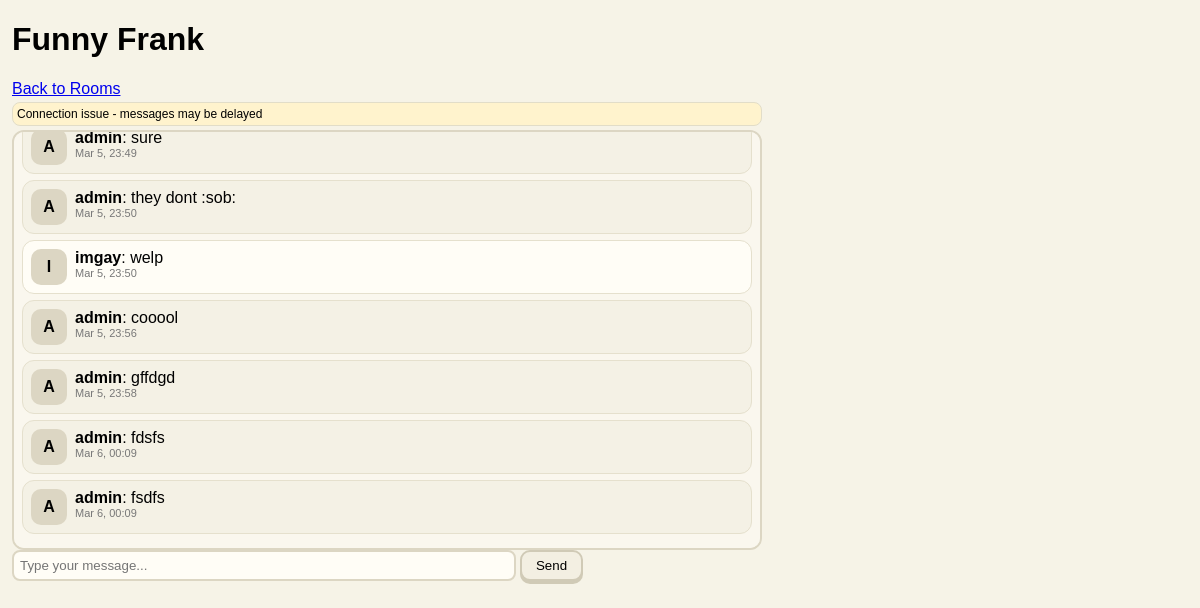
The page /chat/2/ (signed in) on the database its author committed.
### core/models.py (models this page shows, shortened)
class ChatRoom(models.Model):
    name = models.CharField(max_length=100)
    description = models.TextField(blank=True)
    created_at = models.DateTimeField(auto_now_add=True)
    created_by = models.ForeignKey(User, on_delete=models.CASCADE)

class Message(models.Model):
    room = models.ForeignKey(ChatRoom, on_delete=models.CASCADE)
    user = models.ForeignKey(User, on_delete=models.CASCADE)
    content = models.TextField()
    timestamp = models.DateTimeField(auto_now_add=True)

### core/views.py (the view)
# urls.py: path('chat/<int:room_id>/', views.chat_room, name='chat_room'),
@login_required
def chat_room(request, room_id):
    room = get_object_or_404(ChatRoom, id=room_id)
    messages_list = Message.objects.filter(room=room).order_by('-timestamp')[:50][::-1]
    return render(request, 'chat_room.html', {'room': room, 'messages': messages_list})

### templates/chat_room.html (shortened to what this page needs)
<!DOCTYPE html>
<html>
<head>
</head>
<body>
    <div class="container">
        <h1>{{ room.name }}</h1>
        <a href="{% url 'chat_rooms' %}" class="back">Back to Rooms</a>
        <div id="status" class="status">Connecting...</div>
        <div class="messages" id="messages">
            {% for message in messages %}
            <div class="message {% if message.user == user %}own{% else %}other{% endif %}">
                {% if message.user.userprofile.profile_picture %}
                <img src="{{ message.user.userprofile.profile_picture.url }}" alt="Avatar" class="user-avatar">
                {% else %}
                <div class="no-avatar">{{ message.user.username|slice:":1"|upper }}</div>
                {% endif %}
                <div class="message-content">
                    <strong>{{ message.user.username }}</strong>: {{ message.content }}
                    <div class="timestamp">{{ message.timestamp|date:"M j, H:i" }}</div>
                </div>
            </div>
            {% endfor %}
        </div>
        <form id="messageForm">
            <input type="text" id="messageInput" placeholder="Type your message..." required>
            <button type="submit">Send</button>
        </form>
    </div>
</body>
</html></content>

### templates/chat_room.html (style rules this page uses)
body { font-family: Arial, sans-serif; background: #f6f3e7; margin: 12px; }
.container { width: 750px; }
.messages { border: 2px solid #dcd6c3; background: #faf7ee; height: 400px; overflow-y: scroll; padding: 8px; border-radius: 12px; }
.message { display: flex; gap: 8px; border: 1px solid #e5e0cd; background: #fffdf6; padding: 8px; margin-bottom: 6px; border-radius: 12px; }
.message.own { background: #f4f1e5; }
.no-avatar { width: 36px; height: 36px; border-radius: 10px; background: #dcd6c3; display: flex; align-items: center; justify-content: center; font-weight: bold; }
.message-content { flex: 1; }
.timestamp { font-size: 11px; color: #777; }
input[type="text"] { border: 2px solid #dcd6c3; background: #fffdf6; padding: 6px; width: 65%; border-radius: 8px; }
button { border: 2px solid #d0cab6; background: #f3efe2; padding: 6px 14px; border-radius: 10px; cursor: pointer; box-shadow: 0 3px 0 #d0cab6; }
.status { border: 1px solid #e2ddc8; background: #f6f2e6; padding: 4px; margin: 4px 0; border-radius: 8px; font-size: 12px; }

### rows shown on the page
ChatRoom: name "Funny Frank"
Message: user.username "A", user.username "admin", content "sure", timestamp "Mar 5, 23:49"
Message: user.username "A", user.username "admin", content "they dont :sob:", timestamp "Mar 5, 23:50"
Message: user.username "I", user.username "imgay", content "welp", timestamp "Mar 5, 23:50"
Message: user.username "A", user.username "admin", content "cooool", timestamp "Mar 5, 23:56"
Message: user.username "A", user.username "admin", content "gffdgd", timestamp "Mar 5, 23:58"
Message: user.username "A", user.username "admin", content "fdsfs", timestamp "Mar 6, 00:09"
Message: user.username "A", user.username "admin", content "fsdfs", timestamp "Mar 6, 00:09"
